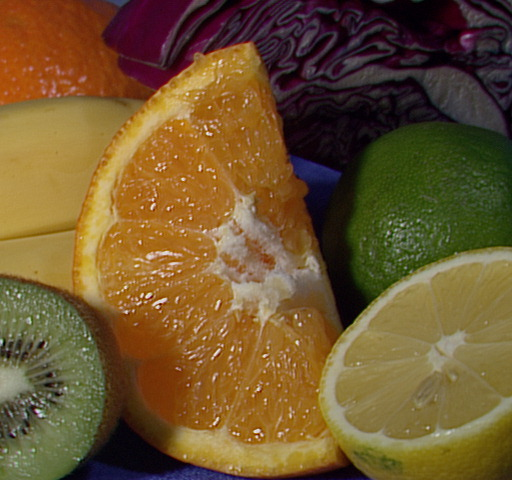
#> input picture Week 1/quiz2_histogram_equalization/images/fruits.jpg, 512 x 480 px
$ python hist_eq.py
#> lines starting #> are read from the running program, lines starting #| are printed output that depends on the picture; long printed decimals are rounded
"""
Quiz 2: Histogram Equalization
基礎: 提升影像明暗對比與動態範圍，繪製處理前後的灰階 Histogram
進階: 用 NumPy 手刻演算法，並與 OpenCV equalizeHist 比較
      (1) 執行速度 (2) 影像增強效果 (3) 兩種方法之間的差異
"""
import time
import cv2
import numpy as np
import matplotlib
matplotlib.use("Agg")
import matplotlib.pyplot as plt

IMG_PATH = "images/fruits.jpg"
OUT_DIR = "outputs"
N_REPEAT = 100


def make_low_contrast(gray: np.ndarray, lo=90, hi=165) -> np.ndarray:
    """
    刻意把灰階值壓縮到一個很窄的區間 [lo, hi]，
    模擬起霧 / 曝光不足導致的低對比度影像，這樣才看得出 HE 的效果。
    """
    g = gray.astype(np.float64) / 255.0
    compressed = g * (hi - lo) + lo
    return np.clip(compressed, 0, 255).astype(np.uint8)


def hist_eq_opencv(gray: np.ndarray) -> np.ndarray:
    return cv2.equalizeHist(gray)


def hist_eq_numpy(gray: np.ndarray) -> np.ndarray:
    """
    自行實作 Histogram Equalization：
    1. 統計 256 個灰階值出現的次數 (histogram)
    2. 累加成 CDF (cumulative distribution function)
    3. 把 CDF 正規化到 [0, 255]，做為每個灰階值的新對應值 (LUT)
    4. 用 LUT 對原圖每個像素做映射
    """
    hist = np.bincount(gray.ravel(), minlength=256).astype(np.float64)
    cdf = np.cumsum(hist)

    cdf_min = cdf[cdf > 0].min()  # 第一個非零的累積值
    total_pixels = gray.size

    # 教科書上的標準公式: h(v) = round( (cdf(v) - cdf_min) / (total - cdf_min) * 255 )
    lut = np.round((cdf - cdf_min) / (total_pixels - cdf_min) * 255)
    lut = np.clip(lut, 0, 255).astype(np.uint8)

    return lut[gray]


def benchmark(func, img, n=N_REPEAT):
    func(img)
    t0 = time.perf_counter()
    for _ in range(n):
        result = func(img)
    t1 = time.perf_counter()
    return result, (t1 - t0) / n * 1000


def plot_histograms(before, after_np, after_cv, path):
    fig, axes = plt.subplots(1, 3, figsize=(15, 4))
    for ax, img, title in zip(
        axes,
        [before, after_np, after_cv],
        ["Before HE (low contrast)", "After HE - NumPy", "After HE - OpenCV"],
    ):
        ax.hist(img.ravel(), bins=256, range=(0, 255), color="steelblue")
        ax.set_title(title)
        ax.set_xlabel("Gray level")
        ax.set_ylabel("Pixel count")
        ax.set_xlim(0, 255)
    fig.tight_layout()
    fig.savefig(path, dpi=120)
    plt.close(fig)


def main():
    img_bgr = cv2.imread(IMG_PATH)
#> img_bgr is the input picture: shape (480, 512, 3); mean B, G, R 46.2, 85.6, 110.8
    if img_bgr is None:
        raise FileNotFoundError(IMG_PATH)
    gray = cv2.cvtColor(img_bgr, cv2.COLOR_BGR2GRAY)
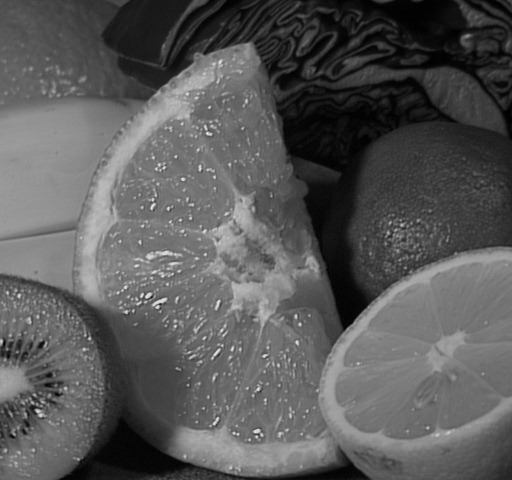
#> gray: shape (480, 512); min 0, max 238, mean 88.7
    low_contrast = make_low_contrast(gray)
#> in make_low_contrast, `compressed = g * (hi - lo) + lo`:
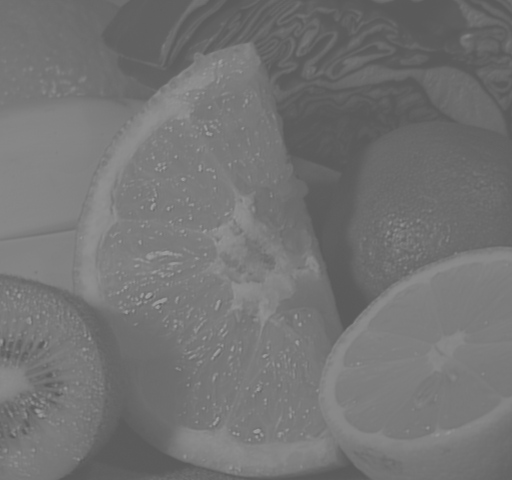
#> compressed: shape (480, 512) float64; min 90, max 160, mean 116.1

    eq_np, t_np = benchmark(hist_eq_numpy, low_contrast)
#> in hist_eq_numpy, `hist = np.bincount(gray.ravel(), minlength=256).astype(np.float64)`: hist = 256 values, max 11420 at index 122, min 0 at index 0, mean 960
#> in hist_eq_numpy, `cdf = np.cumsum(hist)`: cdf = 256 values from 0 to 245760
#> in hist_eq_numpy, `cdf_min = cdf[cdf > 0].min()`: cdf_min = 1997
#> in hist_eq_numpy, `lut = np.round((cdf - cdf_min) / (total_pixels - cdf_min) * 255)`: lut = 256 values from -2 to 255
#> in hist_eq_numpy, `lut = np.clip(lut, 0, 255).astype(np.uint8)`: lut = 256 values from 0 to 255
#> in hist_eq_numpy, `return lut[gray]`:
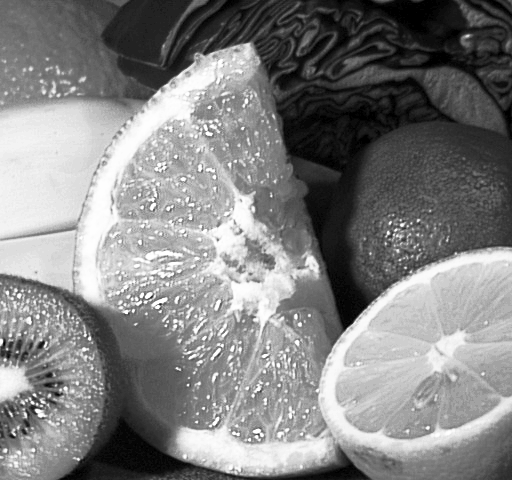
#> returned value: shape (480, 512); min 0, max 255, mean 129.5
#> t_np = 0.918
    eq_cv, t_cv = benchmark(hist_eq_opencv, low_contrast)
#> t_cv = 0.157

    diff = cv2.absdiff(eq_np, eq_cv)
#> diff: shape (480, 512); every value is 0

    cv2.imwrite(f"{OUT_DIR}/gray_original.png", gray)
    cv2.imwrite(f"{OUT_DIR}/low_contrast_input.png", low_contrast)
    cv2.imwrite(f"{OUT_DIR}/eq_numpy.png", eq_np)
    cv2.imwrite(f"{OUT_DIR}/eq_opencv.png", eq_cv)
    cv2.imwrite(f"{OUT_DIR}/diff_numpy_vs_opencv_x10.png", np.clip(diff.astype(np.int32) * 10, 0, 255).astype(np.uint8))

    compare = np.hstack([low_contrast, eq_np, eq_cv])
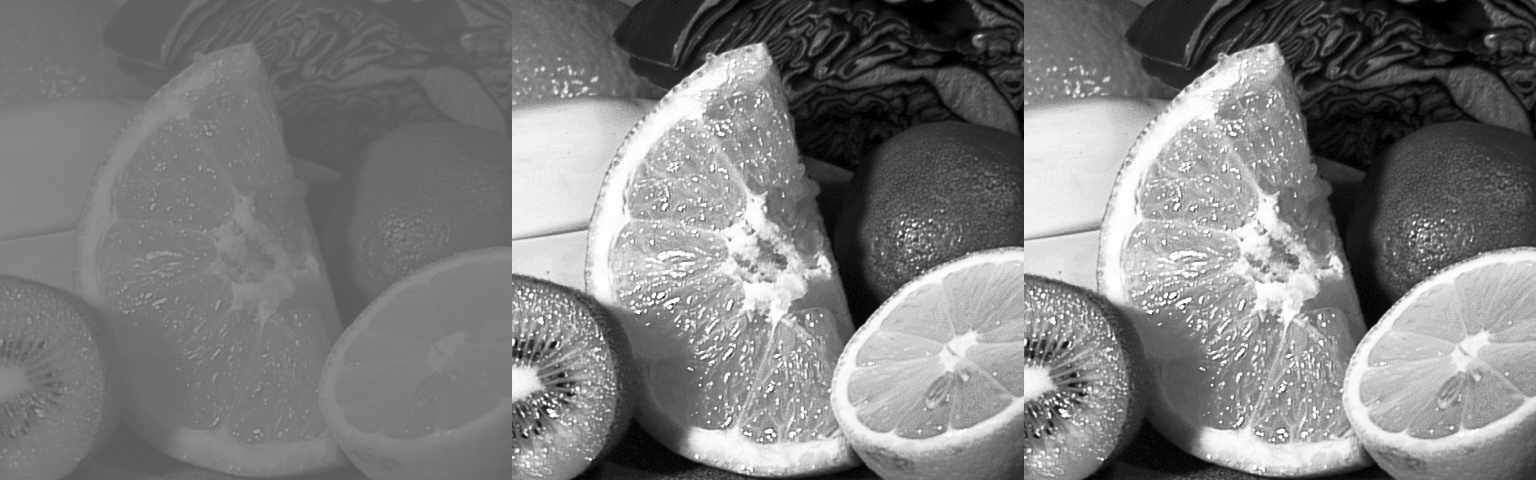
#> compare: shape (480, 1536); min 0, max 255, mean 124.9
    cv2.imwrite(f"{OUT_DIR}/compare_before_after.png", compare)

    plot_histograms(low_contrast, eq_np, eq_cv, f"{OUT_DIR}/histograms_before_after.png")
#> the loop in plot_histograms, `for ax, img, title in zip( axes, [before, after_np, after_cv], ["Befor..` made 3 passes
#> title on passes 1 to 3: 'Before HE (low contrast)', 'After HE - NumPy', 'After HE - OpenCV'
#> in plot_histograms, `fig.savefig(path, dpi=120)`:
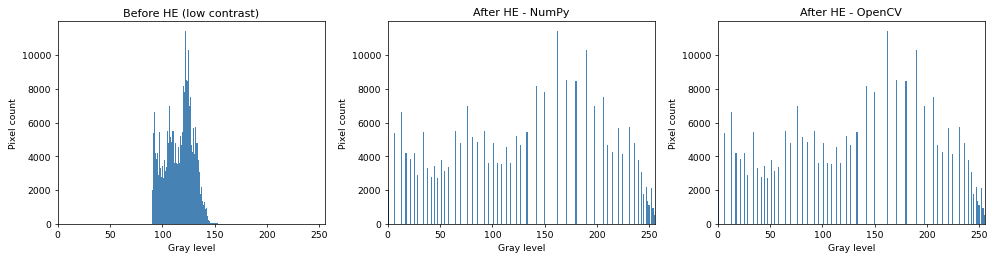
#> figure drawn by matplotlib, 3 panels; panel 1: tallest bar 11420 high, from x = 121.5 to 122.5; panel 2: tallest bar 11420 high, from x = 161.4 to 162.4; panel 3: tallest bar 11420 high, from x = 161.4 to 162.4

    def dynamic_range(im):
        return int(im.max()) - int(im.min())

    def std(im):
        return float(im.std())

    report = []
    report.append(f"重複執行次數 N = {N_REPEAT}\n")
    report.append("--- 動態範圍 / 對比度 (標準差) ---")
    report.append(f"處理前 (低對比輸入)        : range={dynamic_range(low_contrast)}, std={std(low_contrast):.2f}")
    report.append(f"處理後 - NumPy 手刻 HE     : range={dynamic_range(eq_np)}, std={std(eq_np):.2f}")
    report.append(f"處理後 - OpenCV equalizeHist: range={dynamic_range(eq_cv)}, std={std(eq_cv):.2f}")
    report.append("")
    report.append("--- 執行速度 (平均每次) ---")
    report.append(f"NumPy 手刻 HE      : {t_np:.4f} ms")
    report.append(f"OpenCV equalizeHist: {t_cv:.4f} ms  (NumPy 約為 OpenCV 的 {t_np / t_cv:.1f} 倍)")
    report.append("")
    report.append("--- 轉換結果差異 (NumPy vs OpenCV) ---")
    report.append(f"平均絕對誤差 MAE : {diff.mean():.6f}")
    report.append(f"最大絕對誤差 Max : {diff.max()}")
    report.append(f"完全相同的像素比例: {(diff == 0).mean() * 100:.2f}%")

    text = "\n".join(report)
    print(text)
#| 重複執行次數 N = 100
#| --- 動態範圍 / 對比度 (標準差) ---
#| 處理前 (低對比輸入)        : range=70, std=13.46
#| 處理後 - NumPy 手刻 HE     : range=255, std=74.43
#| 處理後 - OpenCV equalizeHist: range=255, std=74.43
#| --- 執行速度 (平均每次) ---
#| NumPy 手刻 HE      : 0.9179 ms
#| OpenCV equalizeHist: 0.1566 ms  (NumPy 約為 OpenCV 的 5.9 倍)
#| --- 轉換結果差異 (NumPy vs OpenCV) ---
#| 平均絕對誤差 MAE : 0
#| 最大絕對誤差 Max : 0
#| 完全相同的像素比例: 100.00%
    with open(f"{OUT_DIR}/report.txt", "w", encoding="utf-8") as f:
        f.write(text + "\n")


if __name__ == "__main__":
    main()
